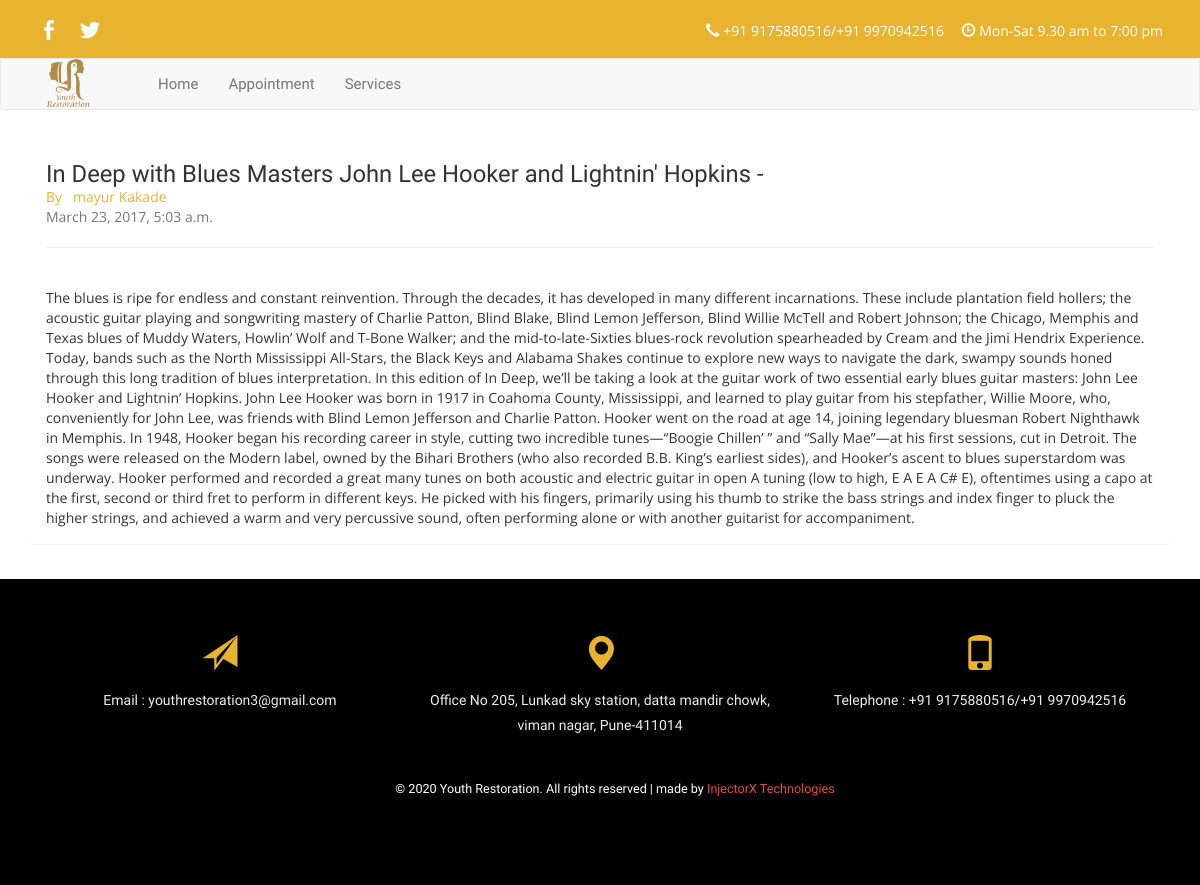
The app's page /blogview/1 with its own data.
### guitar/models.py (models this page shows, shortened)
class Post(models.Model):
    title = models.CharField(max_length=200)
    author = models.CharField(max_length=50)
    description = models.TextField()
    created_at = models.DateTimeField('date published')

### guitar/views.py (the view)
# urls.py: url(r'^blogview/(?P<pk>[\w-]+)$', views.Post_details.as_view(), name='blogview'),
class Post_details(DetailView):
    model = Post

### templates/guitar/post_detail.html (shortened to what this page needs)
{% extends "base.html" %}
{% load staticfiles %}
{% load thumbnail %}
{% block maincontent  %}
<div class="service-sec">
     <div class="container">
         <div class="panel-body">
                    <div class="row ">
                        <div class="">
                            <div class="panel">
                                <div class="panel-body">
                                <h4 class="titlestyle" >{{object.title}} - </h4>
                                <p style=" color: #E8B430">By &nbsp {{ object.author }}</p>
                                <p>{{ object.created_at }}</p><hr>
                                <br>{{object.description}}
                                </div>
                             </div>
                         </div>
                    </div>
                 </div>
    </div>
</div>
{% endblock  %}

### static/css/style.css (style rules this page uses)
body { margin:0; }
body { font-family: 'Open Sans', sans-serif; }
h1,h2,h3,h4,h5,h6 { margin:0; padding:0; font-family: 'Nova Round', cursive; }
p { margin:0; padding:0; color: #777; }

### templates/base.html (style rules this page uses)
body { margin:0; }

### templates/guitar/post_detail.html (style rules this page uses)
.titlestyle { font-size: 170%; }

### records on screen
Post: title "In Deep with Blues Masters John Lee Hooker and Lightnin' Hopkins", author "mayur Kakade", created_at "March 23, 2017, 5:03 a.m.", description "The blues is ripe for endless and constant reinvention. Through the decades, it has developed in many different incarnations. These include plantation field hollers; the acoustic guitar playing and songwriting mastery of Charlie Patton, Blind Blake, Blind Lemon Jefferson, Blind Willie McTell and Robert Johnson; the Chicago, Memphis and Texas blues of Muddy Waters, Howlin’ Wolf and T-Bone Walker; and the mid-to-late-Sixties blues-rock revolution spearheaded by Cream and the Jimi Hendrix Experience. Today, bands such as the North Mississippi All-Stars, the Black Keys and Alabama Shakes continue to explore new ways to navigate the dark, swampy sounds honed through this long tradition of blues…"
